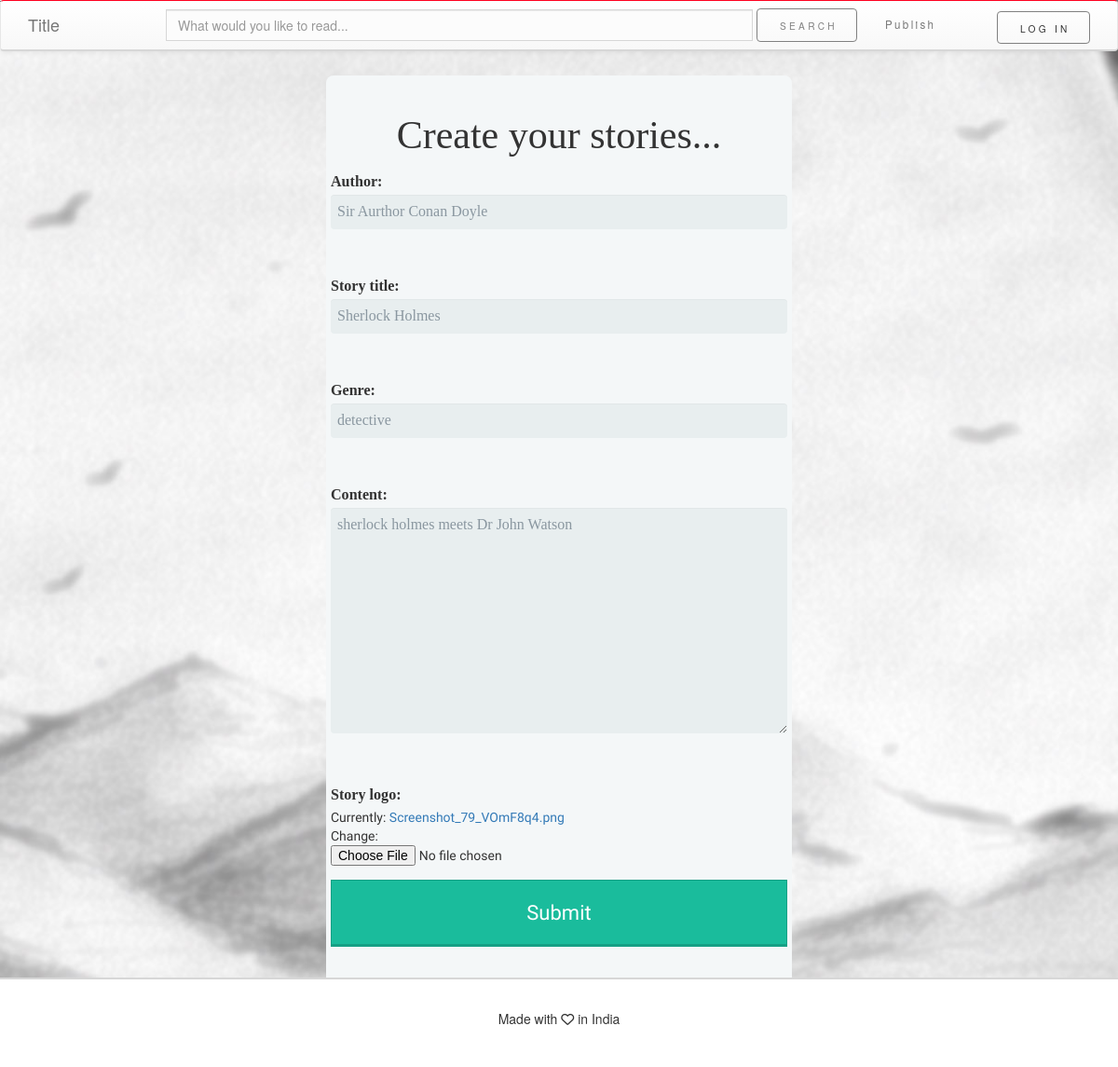
The app's page /feed/2/edit/ with its own data.
### feed/models.py (models this page shows, shortened)
class story(models.Model):
	author = models.CharField(max_length=250)
	story_title = models.CharField(max_length=250)
	date = models.DateField(_("Date"), default=date.today)
	genre = models.CharField(max_length=100)
	story_logo = models.FileField()
	content = models.TextField(max_length=15000)
	likes = models.PositiveIntegerField(default=0)

### feed/views.py (the view)
# urls.py: url(r'^(?P<pk>[0-9]+)/edit/$', views.StoryUpdate.as_view(), name='story-edit'),
class StoryUpdate(UpdateView):
	model = story
	fields = ['author', 'story_title', 'genre', 'content', 'story_logo']

### feed/templates/feed/story_form.html (shortened to what this page needs)
{% extends 'feed/base.html' %}
{% block body %}
<div class="form-style">
	<form class="form-horizontal" action="" method="POST" enctype="multipart/form-data">
        <h1 class="center">Create your stories...</h1>
		{% include 'feed/form-template.html' %}
		<div class="form-group">
        <button type="submit" class="btn-block">Submit</button>
	    </div>
    </form>
</div>
{% endblock %}

### feed/templates/feed/form-template.html (shortened to what this page needs)
	{% for field in form %}
	<fieldset>
		<div class="form-group">
			<label class="control-label label-font">{{ field.label_tag }}</label>
			<div class="field">{{ field }}</div>
		</div>
		</fieldset>
{% endfor %}

### feed/static/feed/css/style.css (style rules this page uses)
html { position: relative; min-height: 100%; padding:0; margin:0; }
html, head, title, body, nav, form, button, footer, span, section { display: block; }
.background { background-size: cover; -webkit-background-origin:border; height: 100%; background-attachment:fixed; background-repeat:no-repeat; background-position:center; }
body { max-height: 100%; max-width: 100%; margin-bottom: 6.0em; }
.center { text-align:center; }

### feed/static/feed/css/form.css (style rules this page uses)
.form-style { max-width: 500px; padding: 10px 20px; background: #f4f7f8; margin: 10px auto; margin-top: 70px; padding: 20px; background: #f4f7f8; border-radius: 8px; font-family: 'Indie Flower', "Times New Roman", Times, serif; }
.form-style fieldset { border: none; }
.form-style input[type="text"], .form-style textarea { font-family: Georgia, "Times New Roman", Times, serif; background: rgba(255,255,255,.1); border: none; border-radius: 4px; font-size: 16px; margin: 0; outline: 0; padding: 7px; width: 100%; box-sizing: border-box; -webkit-box-sizing: border-box; -moz-box-sizing: border-box; background-color: #e8eeef; color:#8a97a0; -webkit-box-shadow: 0 1px 0 rgba(0,0,0,0.03) inset; box-shadow: 0 1px 0 rgba(0,0,0,0.03) inset; margin-bottom: 30px; }
.form-style button { position: relative; display: block; padding: 19px 39px 18px 39px; color: #FFF; margin: 0 auto; background: #1abc9c; font-size: 22px; text-align: center; font-style: normal; width: 100%; border: 1px solid #16a085; border-width: 1px 1px 3px; margin-bottom: 10px; }
form h1 { font: 3em monotype corsiva; }
.label-font { font: 1.15em Bradley Hand ITC; }

### records on screen
story: form "Sir Aurthor Conan Doyle" "Sherlock Holmes" "detective" "sherlock holmes meets Dr John Watson"

### other values on screen
{{ field.label_tag }} "Author:" "Story title:" "Genre:" "Content:" "Story logo:"
